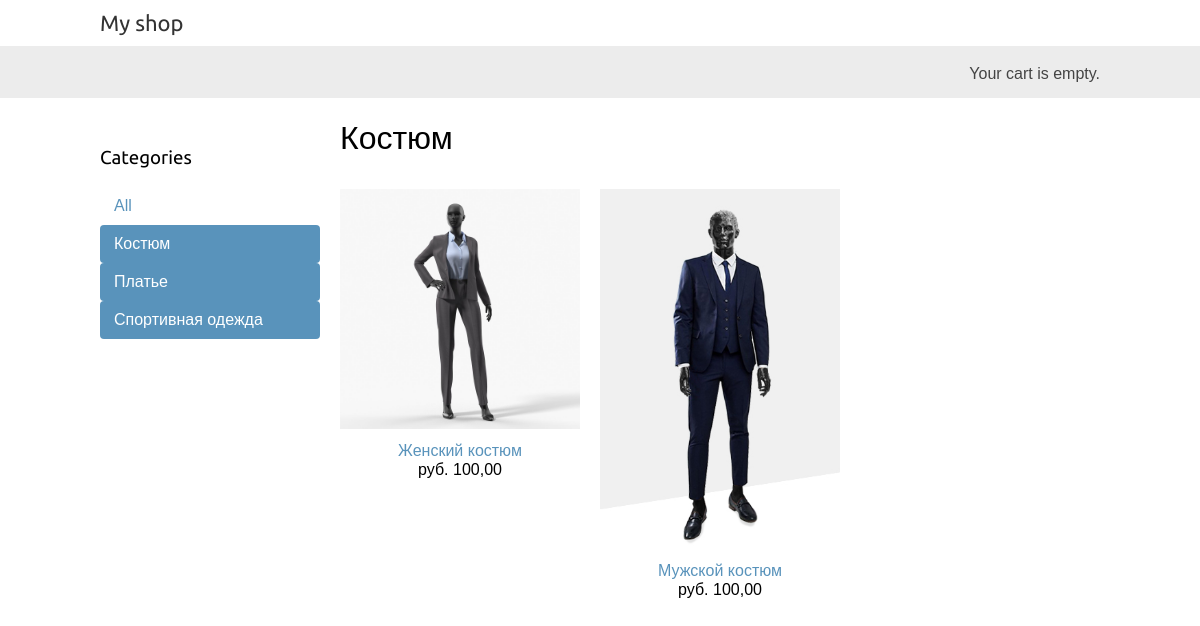
The app's page /costume/ with its own data.
### shop/models.py (models this page shows, shortened)
class Category(models.Model):
    name = models.CharField(max_length=200, db_index=True)
    slug = models.SlugField(max_length=200, db_index=True, unique=True)
    class Meta:
        ordering = ('name',)
        verbose_name = 'Категория'
        verbose_name_plural = 'Категории'
    def get_absolute_url(self):
        return reverse('shop:product_list_by_category', args=[self.slug])

class Product(models.Model):
    category = models.ForeignKey(Category, related_name='products', on_delete=models.CASCADE)
    name = models.CharField(max_length=200, db_index=True)
    slug = models.SlugField(max_length=200, db_index=True)
    image = models.ImageField(upload_to='products/%Y/%m/%d', blank=True)
    description = models.TextField(blank=True)
    price = models.DecimalField(max_digits=10, decimal_places=2)
    stock = models.PositiveIntegerField()
    available = models.BooleanField(default=True)
    created = models.DateTimeField(auto_now_add=True)
    updated = models.DateTimeField(auto_now=True)
    class Meta:
        ordering = ('name', )
        index_together = (('id', 'slug'), )
    def get_absolute_url(self):
        return reverse('shop:product_detail', args=[self.id, self.slug])

### shop/views.py (the view)
# urls.py: path('', views.product_list, name='product_list'),
def product_list(request, category_slug=None):
    category = None
    categoryies = Category.objects.all()
    products = Product.objects.filter(available=True)
    if category_slug:
        category = get_object_or_404(Category, slug = category_slug)
        products = products.filter(category = category)
    return render(request, 'shop/product/list.html',{'category': category, 'categories': categoryies, 'products': products})

### shop/templates/shop/product/list.html (shortened to what this page needs)
{% extends "shop/base.html" %}
{% load static %}
{% block content %}
    <div id="sidebar">
        <h3>Categories</h3>
        <ul>
            <li {% if not category %}class="selected"{% endif %}>
                <a href="{% url "shop:product_list" %}">All</a>
            </li>
            {% for category in categories %}
                <li {% if category.slug == category.slug %}class="selected"
                {% endif %}>
                    <a href="{{ category.get_absolute_url }}">{{ category.name }}</a>
                </li>
            {% endfor %}
        </ul>
    </div>
    <div id="main" class="product-list">
        <h1>{% if category %}{{ category.name }}{% else %}Products
        {% endif %}</h1>
        {% for product in products %}
            <div class="item">
                <a href="{{ product.get_absolute_url }}">
                    <img src="{% if product.image %}{{ product.image.url }}{% else %}{% static "img/no_image.png" %}{% endif %}">
                </a>
                <a href="{{ product.get_absolute_url }}">{{ product.name }}</a>
                <br>
                руб. {{ product.price }}
            </div>
        {% endfor %}
    </div>
{% endblock %}

### shop/static/css/base.css (style rules this page uses)
body { margin:0; padding:0; font-family:helvetica, sans-serif; }
h1, h2, h3, h4, h5 , h6 { font-family: 'Ubuntu', sans-serif; font-weight:normal; }
a { text-decoration:none; color:#5993bb; }
#sidebar { width:220px; padding:30px 20px 0 0; float:left; }
#sidebar ul { margin:0; padding:0; }
#sidebar ul li { margin:0; list-style:none; padding:10px 14px; }
#sidebar ul li a { display:block; }
#sidebar ul li.selected { background:#5993bb; border-radius:4px; }
#sidebar ul li.selected a { color:#fff; }
#main { float:left; width: 96%; margin-right:-220px; overflow:hidden; }
.product-list .item { width:25%; padding:10px 20px 10px 0; float:left; text-align:center; line-height:1.2; }
.product-list .item img { width:100%; margin-bottom:8px; }

### records on screen
Category: name "Костюм"
Category: name "Платье"
Category: name "Спортивная одежда"
Product: image (picture), name "Женский костюм", price "100,00"
Product: image (picture), name "Мужской костюм", price "100,00"
